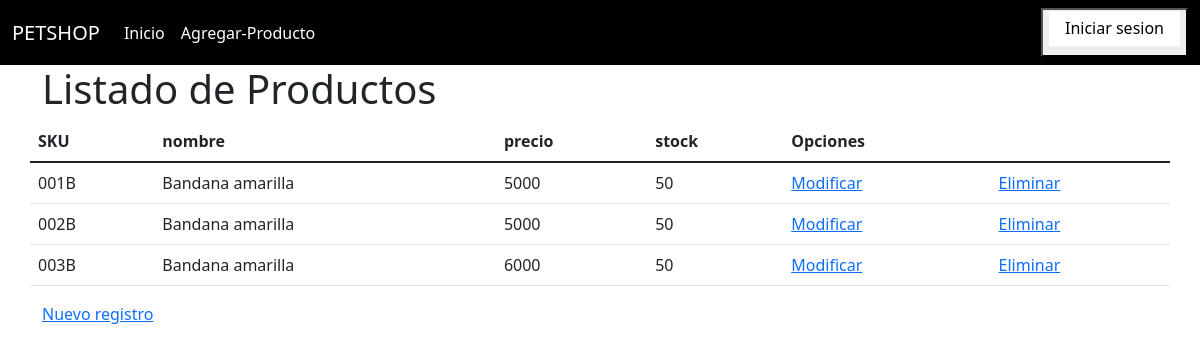
Page /lista-productos on the earlier database version.
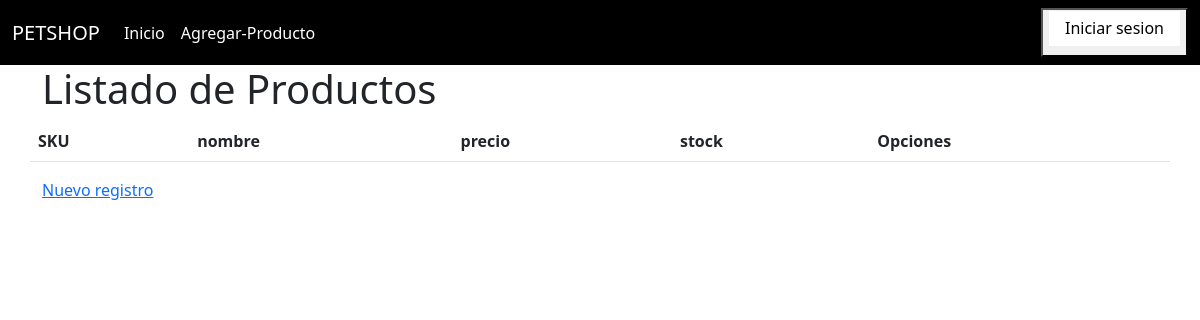
Same page on the later database version.
### core/models.py (models this page shows, shortened)
class Producto(models.Model):
    SKU = models.CharField(max_length=6 ,primary_key=True ,verbose_name='SKU')
    nombre =  models.CharField(max_length=50 ,verbose_name='nombre')
    precio = models.IntegerField(verbose_name='precio')
    stock = models.IntegerField(verbose_name='stock')
    categoria = models.ForeignKey(Categoria,on_delete=models.CASCADE)

### core/views.py (the view)
# urls.py: path('lista-productos',ListadoProductos, name="lista_productos"),
def ListadoProductos (request):
    producto  = Producto.objects.all()
    datos = {'producto': producto}
    return render(request,'core/ListadoProductos.html',datos)

### core/templates/core/ListadoProductos.html (shortened to what this page needs)
<!doctype html>
<html lang="es">
  <head>
    <link href="https://cdn.jsdelivr.net/npm/bootstrap@5.1.3/dist/css/bootstrap.min.css" rel="stylesheet">
    {% load static %}
    <link rel="stylesheet" href="{% static 'core/css/catacss.css'%}">
  </head>
<body>
<nav class="navbar navbar-expand-lg bg-black navbar-dark ">
  <div class="container-fluid">
    <a class="navbar-brand" href="#"> PETSHOP </a>
    <div class="collapse navbar-collapse" id="navbarSupportedContent">
      <ul class="navbar-nav me-auto mb-2 mb-lg-0">
        <li class="nav-item">
          <a class="nav-link active" aria-current="page" href="http://127.0.0.1:8000"> Inicio </a>
        </li>
        <li class="nav-item">
          <a class="nav-link active" aria-current="page" href="http://127.0.0.1:8000/agregar-Producto"> Agregar-Producto </a>
        </li>
      </ul>
      <div class="d-flex">
        <button>
          <h6><a class="nav-link active text-black bg-white"  href="{% url 'button_login' %}"> Iniciar sesion </a></h6>
        </button>
      </div>
    </div>
  </div>
  </nav>
    <div class="container">
        <h1>Listado de Productos</h1>
        <div class="row">
            <table class="table">
              <thead>
                <tr>
                  <th scope="col">SKU</th>
                  <th scope="col">nombre</th>
                  <th scope="col">precio</th>
                  <th scope="col">stock</th>
                  <th scope="col">Opciones</th>
                </tr>
              </thead>
                <tbody>
                  {% for ve in producto %}
                  <tr>
                    <td>{{ve.SKU}}</td>
                    <td>{{ve.nombre}}</td>
                    <td>{{ve.precio}}</td>
                    <td>{{ve.stock}}</td>
                    <td><a href="{% url 'modificar_producto' ve.SKU %}">Modificar</a></td>
                    <td><a href="{%  url 'delete_Producto' ve.SKU %}">Eliminar</a></td>
                  </tr>
                  {% endfor %}
                </tbody>
            </table>
            <a href="{% url 'agregar_Producto' %}">Nuevo registro</a>
        </div>
    </div>
</body>
</html>

### core/static/core/css/catacss.css (style rules this page uses)
body { background-color: white; }

Differences in the rows shown:
removed Producto: SKU "001B", nombre "Bandana amarilla", precio "5000", stock "50"
removed Producto: SKU "002B", nombre "Bandana amarilla", precio "5000", stock "50"
removed Producto: SKU "003B", nombre "Bandana amarilla", precio "6000", stock "50"
